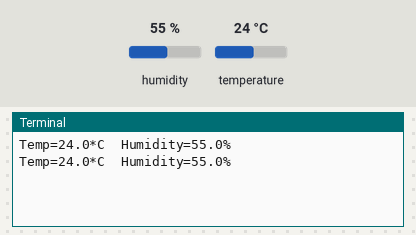
Simulated run of this program. Board: Raspberry Pi (BCM pin numbers). On the bench: the last lines printed to the terminal. The test bench sets the inputs (shaded band); at power-on: humidity 55 %, temperature 24 °C.

Above: at 1.2 s.
1.3 s: humidity set to 22 %
At 2.0 s:
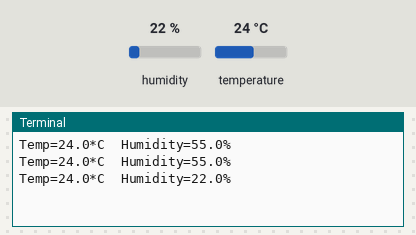
2.8 s: temperature set to 12 °C
At 3.6 s:
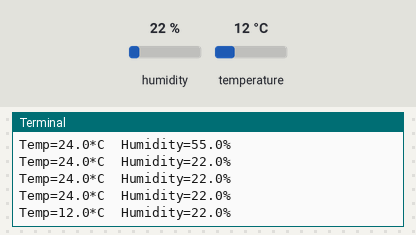
4.3 s: humidity set to 40 %
At 4.3 s:
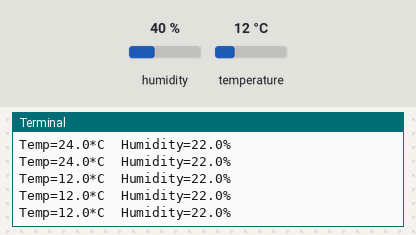
Timing chart, 0 to 7.3 s (numbered marks = the images above; inputs shaded):
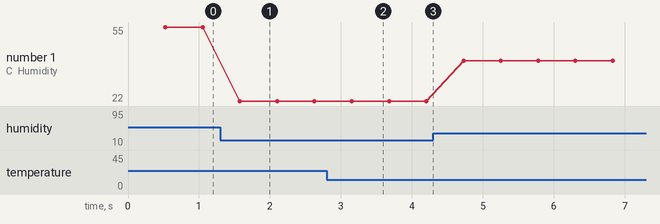

The program:

dht11-Test.py
```python
# Source for DHT11 sensor test on Raspberry Pi baseline prototype: https://www.thegeekpub.com/236867/using-the-dht11-temperature-sensor-with-the-raspberry-pi/?srsltid=AfmBOop1MSKZrm5IudM9KHjweXuDKZntLkyoz3QiFeixvxoGdVkVOTR5
# purpose: will be testing the DHT11 sensor GreenSense uses for temperature & humidity for an exploration
# on expanded WiFi/Bluetooth capabilities
import Adafruit_DHT
DHT_PIN = 4

while True:
    humidity, temperature = Adafruit_DHT.read_retry(Adafruit_DHT.DHT11, DHT_PIN)
    if humidity is not None and temperature is not None:
        print('Temp={0:0.1f}*C  Humidity={1:0.1f}%'.format(temperature, humidity))
    else:
        print('Failed to get reading. Try again!')
```

Measured:
- after the input at 1.3 s, the terminal: prints a new line after 0.28 s (image 1)
- after the input at 2.8 s, the terminal: prints a new line after 0.35 s (image 2)
- plotted number 1: 55 → 22 after the input at 1.3 s, 22 → 40 after the input at 4.3 s
